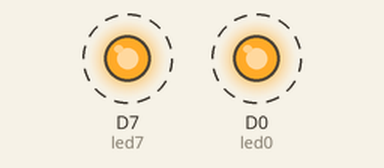
A sketch run on a simulated ESP8266 (NodeMCU). Shown: output pins drawn as LEDs (lit = HIGH). Dashed ring = blinking.

Above: at 0.5 s.
Timing chart, 0 to 4.6 s (numbered marks = the images above):
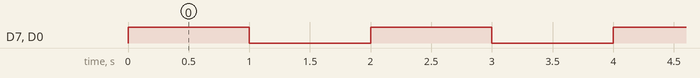

The sketch:

exercise1-blinking.ino
```cpp
// GLOBAL VARIABLES

// Here we will define the pins we are going to call pinMode on
int led0 = D0;
int led7 = D7;

void setup(){
    // initialize the pins as output
    pinMode(led0, OUTPUT);
    pinMode(led7, OUTPUT);
}

void loop(){
    digitalWrite(led0, HIGH);
    digitalWrite(led7, HIGH);
    delay(1000);
    digitalWrite(led0, LOW);
    digitalWrite(led7, LOW);
    delay(1000);
}
```

Measured:
- by itself, D7 (led7), D0 (led0): alternates HIGH for 1.0 s and LOW for 1.0 s
